Frame 1 (no input): blank canvas, image omitted
Frame 60 (the mouse pressed at the canvas centre just before this capture): blank canvas, image omitted
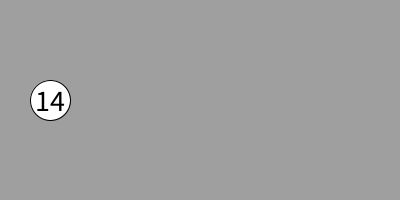
Frame 120 (the mouse held since frame 60 and released just before this capture)

The Processing sketch whose frames 1 and 60 were blank and that drew this single picture after the mouse press (run headless with seeded random() and noise(); from frame 60 on, the mouse is pressed at the canvas centre):

// Processing sketch: week14_5
// ── week14_5.pde
//int []a = {1,2,3,4,5,...寫49很累}

int []a = new int[49]; //Jave的陣列宣告

void setup()
{  
  size(400,200);
  textSize(30);                   //電腦:0
    for( int i = 0 ; i < 49 ; i++ )  a[i] = i + 1; //人類:1 丟入號碼
    for( int i = 0 ; i < 10000 ; i++ )
    {//大作弊,抽獎前排好
      int i1 = (int) random(49);
      int i2 = (int) random(49);
      
      ///交換
      int temp = a[i1];
      a[i1] = a[i2];
      a[i2] = temp;
    } 
}                          

int N = 0;

void draw()
{ 
  background(#9f9f9f);
  
  for( int i = 0 ; i < N ; i++ ) //49顆只秀6顆
  {
    fill(255);
    ellipse( 50 + i * 50 , 100 , 40 , 40 );
    textAlign(CENTER,CENTER);//文字對齊:置中,置中
    fill(0);
    text( a[i] , 50 + i * 50 , 100 );
  }//大樂透 抽獎時 , 會掉下球 , 49球挑6球

}

void mousePressed ()
{ 
  N++; //其實數字早就決定了!!! 我們只是慢慢印出來,讓人以為你是慢慢抽
}
